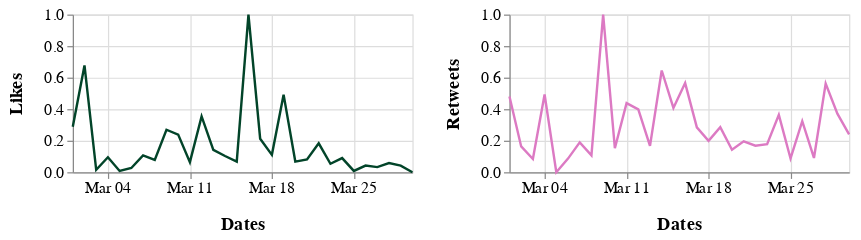

Write notebook code for a chart like this one.
### Markdown cell above
## March 2020

### Code cell
alt.hconcat(c1_mar, c2_mar).configure_axis(
    labelFontSize=13,
    titleFontSize=15,
    titlePadding=15
)

### Figure 1 — Vega-Lite specification as saved in the notebook (floating-point values rounded to 4 significant figures)
{"config": {"view": {"continuousWidth": 400, "continuousHeight": 300}, "axis": {"labelFontSize": 13, "titleFontSize": 15, "titlePadding": 15}}, "hconcat": [{"data": {"name": "data-a8c14e4af9791c02f4bfe86b6b4a86a7"}, "mark": "line", "encoding": {"color": {"value": "#024429"}, "x": {"type": "temporal", "field": "Dates", "timeUnit": "monthdate", "title": "Dates"}, "y": {"type": "quantitative", "field": "Likes"}}, "height": 130, "width": 280}, {"data": {"name": "data-40b90469bdb957ca03b584316e75d89a"}, "mark": "line", "encoding": {"color": {"value": "#DC7AC3"}, "x": {"type": "temporal", "field": "Dates", "timeUnit": "monthdate", "title": "Dates"}, "y": {"type": "quantitative", "field": "Retweets"}}, "height": 130, "width": 280}], "$schema": "https://vega.github.io/schema/vega-lite/v4.8.1.json", "datasets": {"data-a8c14e4af9791c02f4bfe86b6b4a86a7": [{"Dates": "2020-03-01T00:00:00", "Likes": 0.2885}, {"Dates": "2020-03-02T00:00:00", "Likes": 0.6773}, {"Dates": "2020-03-03T00:00:00", "Likes": 0.01571}, {"Dates": "2020-03-04T00:00:00", "Likes": 0.0954}, {"Dates": "2020-03-05T00:00:00", "Likes": 0.008192}, {"Dates": "2020-03-06T00:00:00", "Likes": 0.02677}, {"Dates": "2020-03-07T00:00:00", "Likes": 0.1073}, {"Dates": "2020-03-08T00:00:00", "Likes": 0.07821}, {"Dates": "2020-03-09T00:00:00", "Likes": 0.2696}, {"Dates": "2020-03-10T00:00:00", "Likes": 0.239}, {"Dates": "2020-03-11T00:00:00", "Likes": 0.06414}, {"Dates": "2020-03-12T00:00:00", "Likes": 0.3537}, {"Dates": "2020-03-13T00:00:00", "Likes": 0.1424}, {"Dates": "2020-03-14T00:00:00", "Likes": 0.1028}, {"Dates": "2020-03-15T00:00:00", "Likes": 0.06745}, {"Dates": "2020-03-16T00:00:00", "Likes": 1.0}, {"Dates": "2020-03-17T00:00:00", "Likes": 0.2126}, {"Dates": "2020-03-18T00:00:00", "Likes": 0.1104}, {"Dates": "2020-03-19T00:00:00", "Likes": 0.4921}, {"Dates": "2020-03-20T00:00:00", "Likes": 0.06766}, {"Dates": "2020-03-21T00:00:00", "Likes": 0.08162}, {"Dates": "2020-03-22T00:00:00", "Likes": 0.1834}, {"Dates": "2020-03-23T00:00:00", "Likes": 0.0538}, {"Dates": "2020-03-24T00:00:00", "Likes": 0.08982}, {"Dates": "2020-03-25T00:00:00", "Likes": 0.008276}, {"Dates": "2020-03-26T00:00:00", "Likes": 0.04201}, {"Dates": "2020-03-27T00:00:00", "Likes": 0.03271}, {"Dates": "2020-03-28T00:00:00", "Likes": 0.05784}, {"Dates": "2020-03-29T00:00:00", "Likes": 0.04179}, {"Dates": "2020-03-30T00:00:00", "Likes": 0.0}], "data-40b90469bdb957ca03b584316e75d89a": [{"Dates": "2020-03-01T00:00:00", "Retweets": 0.48}, {"Dates": "2020-03-02T00:00:00", "Retweets": 0.1637}, {"Dates": "2020-03-03T00:00:00", "Retweets": 0.084}, {"Dates": "2020-03-04T00:00:00", "Retweets": 0.4928}, {"Dates": "2020-03-05T00:00:00", "Retweets": 0.0}, {"Dates": "2020-03-06T00:00:00", "Retweets": 0.08643}, {"Dates": "2020-03-07T00:00:00", "Retweets": 0.1898}, {"Dates": "2020-03-08T00:00:00", "Retweets": 0.1071}, {"Dates": "2020-03-09T00:00:00", "Retweets": 1.0}, {"Dates": "2020-03-10T00:00:00", "Retweets": 0.1526}, {"Dates": "2020-03-11T00:00:00", "Retweets": 0.4384}, {"Dates": "2020-03-12T00:00:00", "Retweets": 0.3988}, {"Dates": "2020-03-13T00:00:00", "Retweets": 0.1676}, {"Dates": "2020-03-14T00:00:00", "Retweets": 0.6452}, {"Dates": "2020-03-15T00:00:00", "Retweets": 0.4077}, {"Dates": "2020-03-16T00:00:00", "Retweets": 0.5653}, {"Dates": "2020-03-17T00:00:00", "Retweets": 0.2844}, {"Dates": "2020-03-18T00:00:00", "Retweets": 0.1992}, {"Dates": "2020-03-19T00:00:00", "Retweets": 0.2863}, {"Dates": "2020-03-20T00:00:00", "Retweets": 0.143}, {"Dates": "2020-03-21T00:00:00", "Retweets": 0.1957}, {"Dates": "2020-03-22T00:00:00", "Retweets": 0.1682}, {"Dates": "2020-03-23T00:00:00", "Retweets": 0.1775}, {"Dates": "2020-03-24T00:00:00", "Retweets": 0.3637}, {"Dates": "2020-03-25T00:00:00", "Retweets": 0.08728}, {"Dates": "2020-03-26T00:00:00", "Retweets": 0.324}, {"Dates": "2020-03-27T00:00:00", "Retweets": 0.09072}, {"Dates": "2020-03-28T00:00:00", "Retweets": 0.5623}, {"Dates": "2020-03-29T00:00:00", "Retweets": 0.3714}, {"Dates": "2020-03-30T00:00:00", "Retweets": 0.2407}]}}
